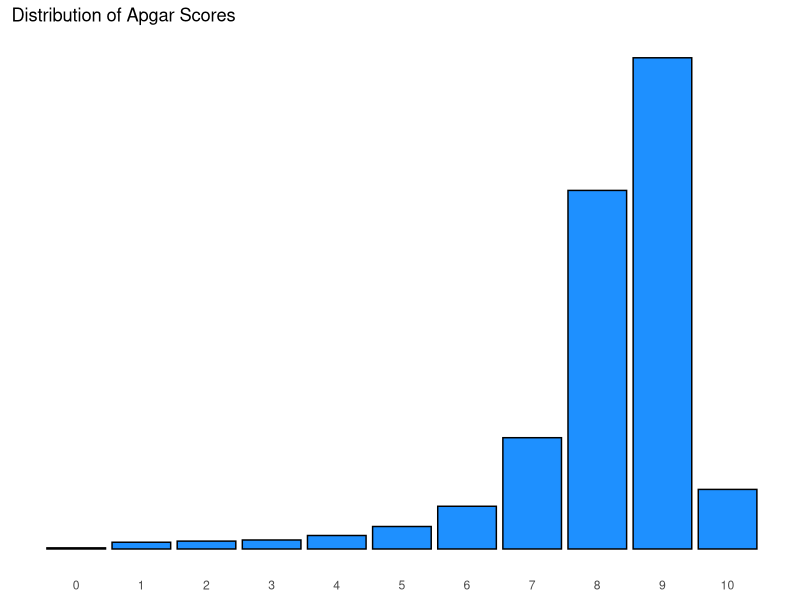

Write the R code that produced this figure.
## ---- chunk 1
knitr::opts_chunk$set(echo = TRUE, error = TRUE)
## ---- chunk 2
library(tidyverse)
## ---- chunk 3
apgar_vals <- 0:10
apgar_probs <- c(0.001, 0.006, 0.007, 0.008, 0.012, 0.02,
                 0.038, 0.099, 0.319, 0.437, 0.053)

apgar <- tibble(apgar_vals, apgar_probs)

apgar_distribution <- ggplot(apgar, aes(x = apgar_vals, y = apgar_probs)) +
  geom_col(fill = "dodgerblue", col = "black") +
  labs(x = NULL, y = NULL, title = "Distribution of Apgar Scores") +
  theme(axis.text.y = element_blank(),
        axis.ticks.y = element_blank(), axis.ticks.x = element_blank(),
        panel.background = element_blank()) +
  scale_x_continuous(breaks = 0:10, labels = 0:10)

apgar_distribution
## ---- chunk 4
apgar_mean <- sum(apgar_vals*apgar_probs)

apgar_var <- sum((apgar_vals - apgar_mean)^2 * apgar_probs)

apgar_sd <- sqrt(apgar_var)

apgar_mean; apgar_var; apgar_sd
## ---- chunk 5
x_dist <- tibble(
  x = 0:4,
  p = c(0.15, 0.25, 0.05, 0.35, NA)
)

x_dist
## ---- chunk 6

## ---- chunk 7

## ---- chunk 8

